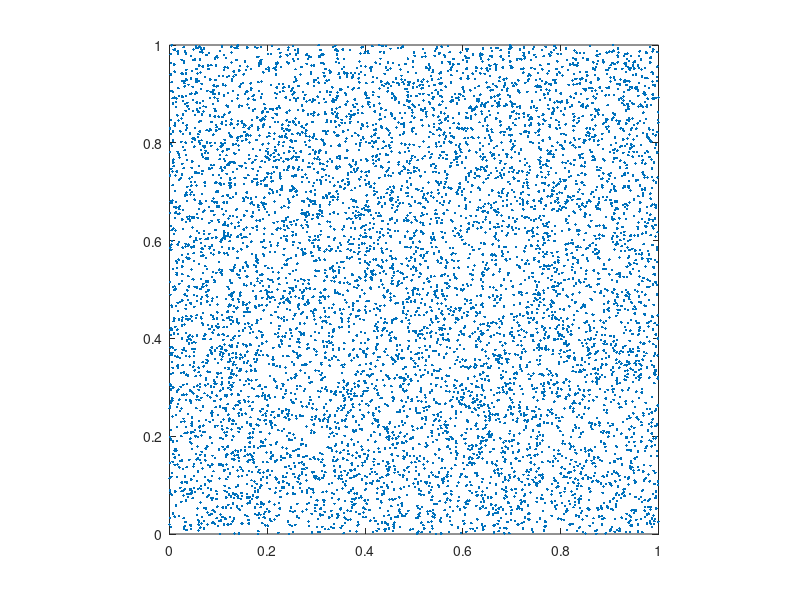

The MATLAB source for this figure: (Note: this script raises an error after producing the figure.)
%% Basic Settings.
clear;
close all;
warning off;

p = 6;

min_points = 256;
tol_hss = 1e-4;

tol_cg = 1e-12;
maxit_cg = 20;

%% Generate points x and omega.
n = 2^p;
nx = n;
ny = n;
N = nx * ny;
M = 2 * N;

xy = rand(M, 2);

fprintf("M: %d, N: %d\n", M, N);

figure();
plot(xy(:, 1), xy(:, 2), "Marker", ".", "LineStyle", "none");
axis equal;
xlim([0, 1]);
ylim([0, 1]);

%% NUDFT2_Matrix.
% A = NUDFT2_2D_Matrix(x, nx, ny);
% kappa_A = cond(A);
% fprintf("cond(A): %.1e\n", kappa_A);

%% NUDFT2.
P = phantom('Modified Shepp-Logan', n);
c_ex = reshape(P, N, []);
f_ex = MY_NUFFT2_2D(c_ex, xy, nx, ny);

% fig used in the paper will be row_proxy_surface_2_6105_3072_544_256

run_INUDFT2_2D(...
    xy, n, ...
    min_points, tol_hss, ...
    tol_cg, maxit_cg, ...
    c_ex, f_ex);
